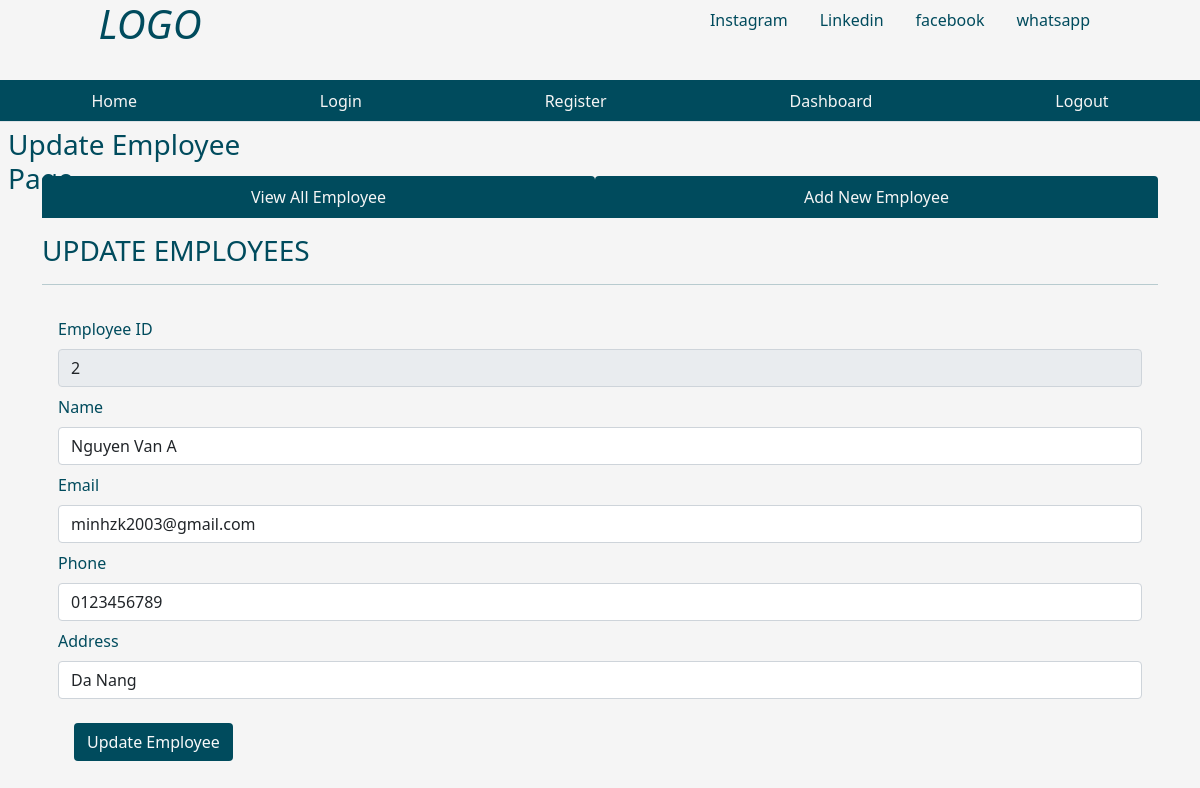
The page /fetchone/2 on the database as committed earlier.
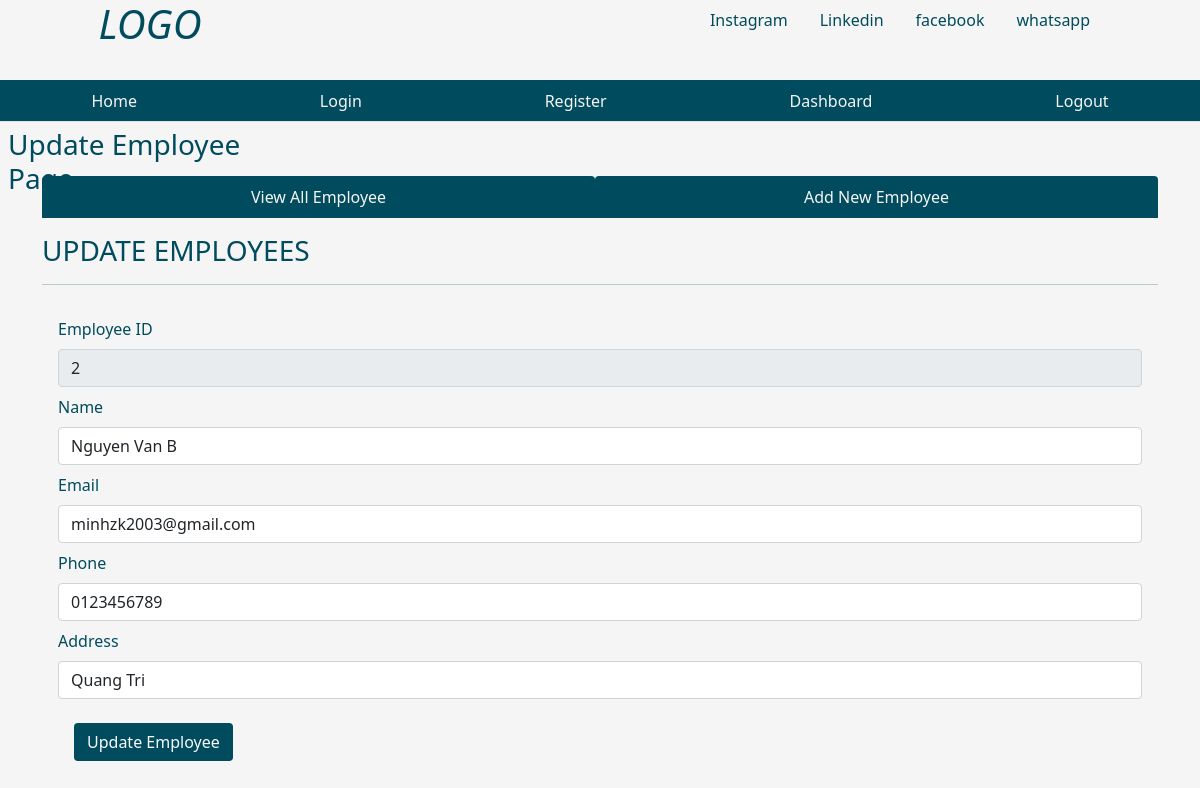
The same page on the database as committed later.
### tables this page shows
CREATE TABLE emp (empid integer PRIMARY key, name text not null, email text, phone text, address text, joining_date timestamp DEFAULT CURRENT_TIMESTAMP, total_projects integer DEFAULT 1, total_test_case integer DEFAULT 1, total_defects_found integer DEFAULT 1, total_defects_pending integer DEFAULT 1);

### app.py (the view)
@app.route('/fetchone/<int:empid>')
def fetchone(empid):
    user = get_current_user()
    db = get_database()
    emp_cur = db.execute('select * from emp where empid = ?', [empid])
    single_emp = emp_cur.fetchone()
    return render_template('updateemployee.html', user = user, single_emp = single_emp)

### app.py (called while the page is built)
@app.teardown_appcontext
def close_database(error):
    if hasattr(g, 'employee_db'):
        g.employee_db.close()

def get_current_user():
    user = None
    if 'user' in session:
        user = session['user']
        db = get_database()
        user_cur = db.execute('select * from users where name = ?', [user])
        user = user_cur.fetchone()
    return user

### database.py (called while the page is built)
def connect_to_database():
    sql = sqlite3.connect('E:/code/Py/employee_management/employee.db')
    sql.row_factory = sqlite3.Row
    return sql

def get_database():
    if not hasattr(g, 'employee_db'):
        g.employee_db = connect_to_database()
    return g.employee_db

### templates/updateemployee.html (shortened to what this page needs)
{% from "showlinks.html" import show_links, showsocialmedialinks%}
<!DOCTYPE html>
<html lang="en">
<head>
    <link href="https://cdn.jsdelivr.net/npm/bootstrap@5.1.3/dist/css/bootstrap.min.css" rel="stylesheet">
    <link rel="stylesheet" href="{{ url_for('static', filename='home.css')}}" type = "text/css">
</head>
<body>
      <div class="parent">
        <div class="child child1">
            <h1 class="text-center"><i>LOGO</i></h1>
        </div>
        <div class="child child2">
          {{ showsocialmedialinks() }}
        </div>
        <div class="child child3">
          {{ show_links() }}
      </div>
        <div class="child child4">
            <h3 class="m-2">Update Employee Page</h3>
        </div>
        <div class="child child5" style="color:rgb(0, 75, 93);">
        </div>
        <div class="child child6left">
        </div>
        <div class="child child6 container" style="color:rgb(0, 75, 93);">
            <ul class="nav nav-tabs nav-fill mb-3">
                <li class="nav-item">
                  <a class="nav-link" style=" background-color:rgb(0, 75, 93); color:whitesmoke;"  href="{{ url_for('dashboard') }}">View All Employee</a>
                </li>
                <li class="nav-item">
                  <a class="nav-link" style=" background-color:rgb(0, 75, 93); color:whitesmoke;" href="{{ url_for('addnewemployee') }}">Add New Employee</a>
                </li>
              </ul>
              <div class="table-responsive-lg caption-top">
                <caption><h3>UPDATE EMPLOYEES</h3></caption>
                 <hr>
                 {% if single_emp %}
                <form class="p-3" action="/updateemployee" method="POST">
                    <div class="mb-2">
                      <label for="empid" class="form-label">Employee ID</label>
                      <input type="text" class="form-control" id="empid" value="{{single_emp['empid']}}" name="empid" readonly>
                    </div>
                    <div class="mb-2">
                      <label for="name" class="form-label">Name</label>
                      <input type="text" class="form-control" id="name" value="{{single_emp['name']}}" name="name">
                    </div>
                    <div class="mb-2">
                      <label for="email" class="form-label">Email</label>
                      <input type="email" class="form-control" id="email"  value="{{single_emp['email']}}" name="email">
                    </div>
                    <div class="mb-2">
                        <label for="phone" class="form-label">Phone</label>
                        <input type="text" class="form-control" id="phone"  value="{{single_emp['phone']}}" name="phone">
                      </div>
                      <div class="mb-2">
                        <label for="address" class="form-label">Address</label>
                        <input type="text" class="form-control" id="address"  value="{{single_emp['address']}}" name="address">
                      </div>
            <button type="submit" class="btn text-light m-3" style="background-color:rgb(0, 75, 93);">Update Employee</button>
                  </form>
                  {% endif %}
              </div>
        </div>
        <div class="child child6right">
        </div>
      </div>
</body>
</html>

Rows that differ between the two databases and show on the page:
changed emp "minhzk2003@gmail.com": name "Nguyen Van A" → "Nguyen Van B"; address "Da Nang" → "Quang Tri"
